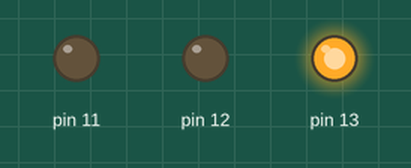
Simulated run of this sketch. Board: Arduino Uno, built with avr-gcc and run on an emulated ATmega328P. Shown: output pins drawn as LEDs (lit = HIGH).

Above: at 1.5 s.
At 4.5 s:
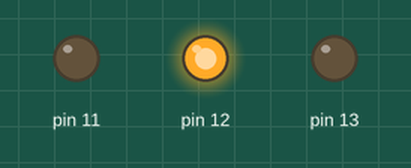
At 7.5 s:
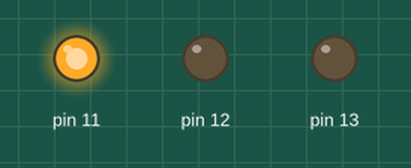
Timing chart, 0 to 11.7 s (numbered marks = the images above):
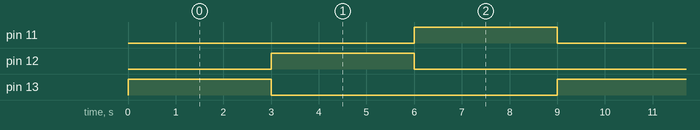

Measured:
- by itself, pin 11–13: alternates HIGH for 3.0 s and LOW for 6.0 s
- by itself, everything shown: repeats every 9.0 s, in 3 steps

The sketch:

traffic_light_code.ino
```cpp
void setup() {
  // put your setup code here, to run once:
pinMode (13,OUTPUT);
pinMode (12,OUTPUT);
pinMode(11,OUTPUT);
}

void loop() {
  // put your main code here, to run repeatedly:
digitalWrite(13,1);
digitalWrite(12,0);
digitalWrite(11,0);
delay(3000);
digitalWrite(13,0);
digitalWrite(12,1);
digitalWrite(11,0);
delay(3000);
digitalWrite(13,0);
digitalWrite(12,0);
digitalWrite(11,1);
delay(3000);
}
```
